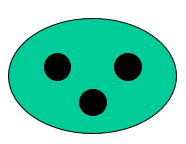
#> input picture circlehole.png, 186 x 144 px
$ python dilation.py
#> lines starting #> are read from the running program, lines starting #| are printed output that depends on the picture
import cv2
import numpy as np
import matplotlib.pyplot as plt

# Read the RGB image using OpenCV
image = cv2.imread('circlehole.png')
#> image is the input picture: shape (144, 186, 3); mean B, G, R 183.5, 208.6, 108.5

# Split the image into its RGB channels
b, g, r = cv2.split(image)
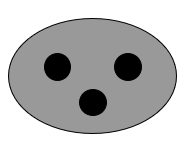
#> b: shape (144, 186); min 0, max 255, mean 183.5
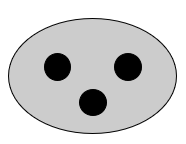
#> g: shape (144, 186); min 0, max 255, mean 208.6

# Define a kernel for dilation
kernel = np.ones((5, 5), np.uint8)  # You can adjust the kernel size as needed

# Perform multiple dilations and visualize the result after each iteration
num_iterations =5
plt.figure(figsize=(15, 6))

for i in range(num_iterations):
    # Perform dilation on each channel
    dilated_b = cv2.dilate(b, kernel, iterations=i+1)
    dilated_g = cv2.dilate(g, kernel, iterations=i+1)
    dilated_r = cv2.dilate(r, kernel, iterations=i+1)

    # Merge the dilated channels back into an RGB image
    dilated_image = cv2.merge((dilated_b, dilated_g, dilated_r))

    # Plot the dilated image
    plt.subplot(2, 5, i+1)
    plt.imshow(cv2.cvtColor(dilated_image, cv2.COLOR_BGR2RGB))
    plt.title('Dilation {}'.format(i+1))
    plt.axis('off')
#> this loop made 5 passes
#> pass 1, `dilated_b = cv2.dilate(b, kernel, iterations=i+1)`:
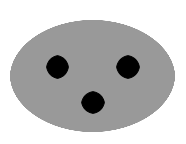
#> dilated_b: shape (144, 186); min 0, max 255, mean 193.4
#> pass 1, `dilated_g = cv2.dilate(g, kernel, iterations=i+1)`:
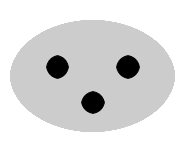
#> dilated_g: shape (144, 186); min 0, max 255, mean 218.5
#> pass 1, `dilated_r = cv2.dilate(r, kernel, iterations=i+1)`:
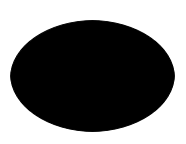
#> dilated_r: shape (144, 186); min 0, max 255, mean 119.2
#> after the loop:
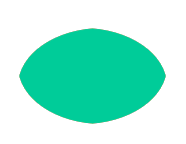
#> dilated_image: shape (144, 186, 3); mean B, G, R 216.1, 235.5, 158.7

plt.tight_layout()
plt.show()
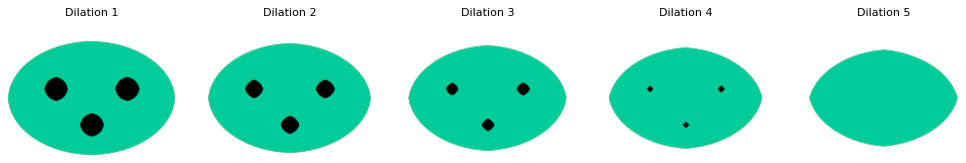
#> figure drawn by matplotlib, 5 panels
